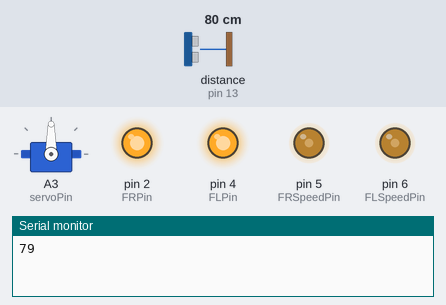
Bench run of a sketch on a simulated Arduino Uno, built with avr-gcc and run on an emulated ATmega328P. Parts: servo, output pins drawn as LEDs (lit = HIGH), the last lines printed to the serial monitor. Wiring (inferred from the names in the program): ultrasonic range finder: trigger pin 12; echo pin 13. Inputs (shaded band) come from the test bench; at power-on: distance to the obstacle (sensor on pin 13) 80 cm. The echo pulse lasts 58.3 µs per cm; pins used as bus, display or sensor lines are not drawn.

Above: at 1.2 s.
1.3 s: distance to the obstacle (sensor on pin 13) set to 23 cm
3.2 s: distance to the obstacle (sensor on pin 13) set to 19 cm
At 5.4 s:
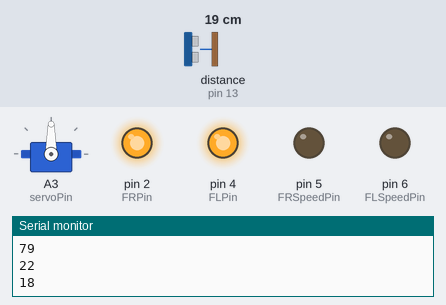
At 6.4 s:
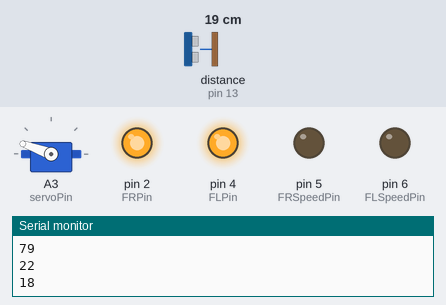
7.2 s: distance to the obstacle (sensor on pin 13) set to 35 cm
11.2 s: distance to the obstacle (sensor on pin 13) set to 2 cm
At 17.4 s:
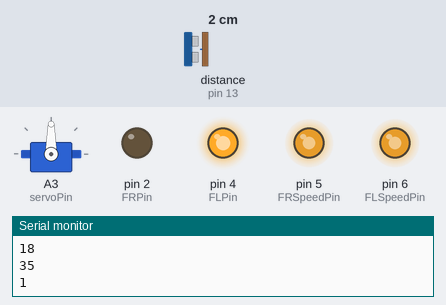
Timing chart, 0 to 24.0 s (numbered marks = the images above; inputs shaded):
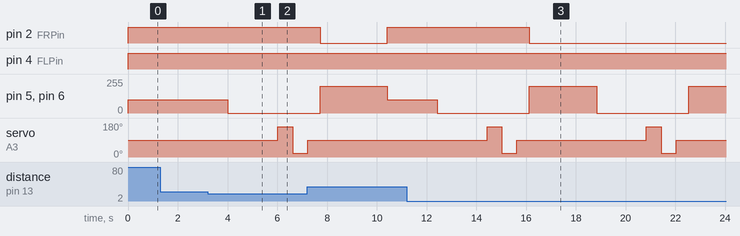

The sketch:

Roomba__12-3-2024_.ino
```cpp
#include <Servo.h>
Servo myServo;
const int FLPin = 4;
const int FLSpeedPin = 6;
const int FRPin = 2;
const int FRSpeedPin = 5;
const int trigPin = 12;
const int echoPin = 13;

long distance, a1, a2;
static long duration;
const int servoPin = A3;


void setup()
{
  pinMode(FLPin,OUTPUT);
  pinMode(FLSpeedPin,OUTPUT);
  pinMode(FRPin,OUTPUT);
  pinMode(FRSpeedPin,OUTPUT);
  pinMode(trigPin, OUTPUT);
  pinMode(echoPin, INPUT);
  myServo.attach(servoPin);
  myServo.write(90);
  Serial.begin(9600);

}


void loop()
{


  Serial.println(getDistance());
  avoid();


}

void avoid()
{

  distance = getDistance();


  if((distance < 20)&&(distance != 0))

  {
    stop();
    delay(1000);
    myServo.write(160);
    delay(500);
    a1= getDistance();
    delay(100);
    myServo.write(20);
    delay(500);
    a2= getDistance();
    delay(100);
    myServo.write(90);
    delay(500);
    if(a1 > a2)
    {
      turnLeft();
      myServo.write(90);
      delay(700);
    }
    else
    {
      turnRight();
      myServo.write(90);
      delay(700);
    }
  }
  else
  {
    driveForward();
  }
}

static long getDistance()
{
  digitalWrite(trigPin, LOW);
    delayMicroseconds(2);
    digitalWrite(trigPin, HIGH);
    delayMicroseconds(10);
    digitalWrite(trigPin, LOW);

    duration = pulseIn(echoPin, HIGH);
    long sensorDistance = (duration / 2) * 0.0344;
    return sensorDistance;
}


void driveForward()
{
  digitalWrite(FLPin,HIGH);
  analogWrite(FLSpeedPin,100);
  digitalWrite(FRPin,HIGH);
  analogWrite(FRSpeedPin,100);

  delay(2000);
}
void driveBackward()
{
    digitalWrite(FLPin, LOW);
  analogWrite(FLSpeedPin,100);
  digitalWrite(FRPin,LOW);
  analogWrite(FRSpeedPin,100);

  delay(2000);
}

void turnLeft()
{
  digitalWrite(FLPin, LOW);
  analogWrite(FLSpeedPin,200);
  digitalWrite(FRPin,HIGH);
  analogWrite(FRSpeedPin,200);
  delay(2000);
}

void turnRight()
{
  digitalWrite(FLPin, HIGH);
  analogWrite(FLSpeedPin,200);
  digitalWrite(FRPin,LOW);
  analogWrite(FRSpeedPin,200);
  delay(2000);
}
void stop()
{
  analogWrite(FRSpeedPin,0);
  analogWrite(FLSpeedPin,0);

  delay(1000);
}
```

Measured:
- the behaviour switches between 21 and 20 cm on distance to the obstacle (sensor on pin 13) (found by bisection; images 0 and 1)
- after the input at 3.2 s, pin 5 (FRSpeedPin), pin 6 (FLSpeedPin): 100/255 → 0/255 after 0.82 s; servo on A3 (servoPin): 90° → 160° after 2.8 s, → 20° 0.60 s later
- after the input at 11.2 s, pin 2 (FRPin): HIGH → LOW after 4.9 s; pin 5 (FRSpeedPin), pin 6 (FLSpeedPin): alternates 200/255 for 2.7 s and 0/255 for 3.7 s, starting after 1.2 s; servo on A3 (servoPin): 90° → 160° after 3.2 s, → 20° 0.60 s later, → 90° 0.60 s later, → 160° 5.2 s later, … (6 changes in this stretch)
